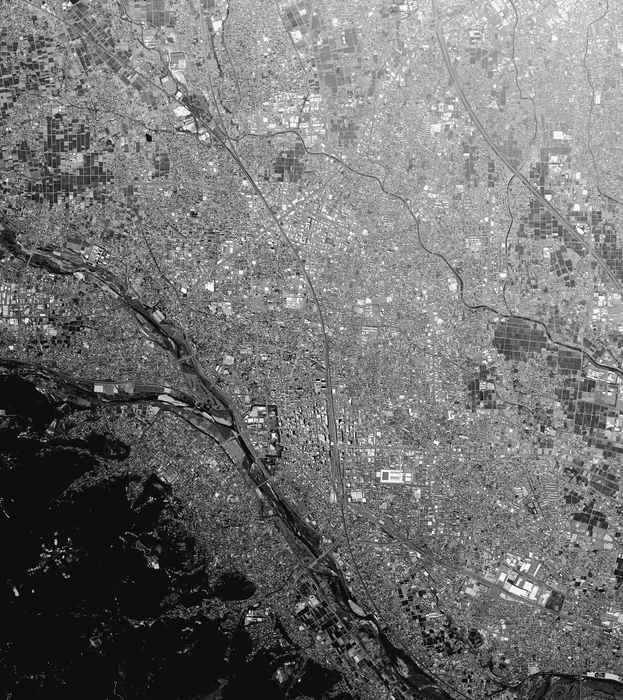
#> input picture Sadovets/data/lr5/concord_map_small.png, 623 x 700 px
$ jupyter execute main.ipynb
#> lines starting #> are read from the running program, lines starting #| are printed output that depends on the picture; after the words box and inside, x2 and y2 are one past the last pixel; in counts of white or black regions, pixels touching at a corner belong together
# Лабораторная работа № 5. Поиск объекта методами обобщенного преобразования Хафа

Обобщенное преобразование Хафа (GHT): каждая пара (точка контура карты, точка
контура кадра) порождает гипотезу о положении кадра `H = (Δx, Δy) = (x − x′, y − y′)`.
Все гипотезы голосуют в пространстве поиска `H(Δx, Δy)`; верные гипотезы совпадают
в одной точке (отклик объекта), неверные распределяются хаотически.

Используются те же данные, что в л/р № 4, в уменьшенном виде (иначе полный перебор
пар слишком долгий): карта `data/lr4/concord_map_small.png` (623×700), кадр
`data/lr4/west_frame_small.png` (160×160). Истинное положение кадра: x = 331, y = 407.

[cell 1]
import numpy as np
import matplotlib.pyplot as plt

from skimage.io import imread
from skimage.filters import sobel, threshold_otsu
from skimage.transform import rotate, resize
from scipy.ndimage import convolve, uniform_filter

from time import perf_counter
from pathlib import Path

plt.rcParams['font.family'] = ["Times New Roman"]
plt.rcParams['font.size'] = 16

ROOT_DIR = Path.cwd().parent
MAP_PATH = ROOT_DIR / "data/lr5/concord_map_small.png"
FRAME_PATH = ROOT_DIR / "data/lr5/west_frame_small.png"

A = imread(MAP_PATH).astype(np.float64)    # карта
#> A: shape (700, 623) float64; min 0, max 255, mean 113.6
B = imread(FRAME_PATH).astype(np.float64)  # кадр
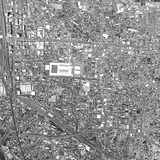
#> input picture Sadovets/data/lr5/west_frame_small.png, 160 x 160 px
#> B: shape (160, 160) float64; min 16, max 255, mean 142.3
h, w = A.shape
#> h = 700; w = 623
h1, w1 = B.shape
#> h1 = 160; w1 = 160
print(f"Карта: {A.shape}, кадр: {B.shape}")
#| Карта: (700, 623), кадр: (160, 160)

fig, ax = plt.subplots(1, 2, figsize=(13, 7))
ax[0].imshow(A, cmap='gray')
ax[1].imshow(B, cmap='gray')
for a in ax:
    a.axis('off')
plt.tight_layout()
plt.show()

## Часть 1. Понятие о GHT. GHT — это просто!

Находим точки контура карты и кадра, выписываем их в списки. Перебираем все пары
точек (карта × кадр); каждая пара даёт гипотезу `(dx, dy)`, за которую голосует
счётчик в пространстве поиска `H` размера карты.

[cell 2]
EDGE_K = 1.5  # порог контура = EDGE_K * Оцу (подобран, чтобы число пар было осмысленным)


def edge_points(img, k=EDGE_K):
    """Точки контура: модуль градиента Собеля с порогом k * Оцу."""
#> called with k = 1.5
    g = sobel(img / 255.0)
    E = g > k * threshold_otsu(g)
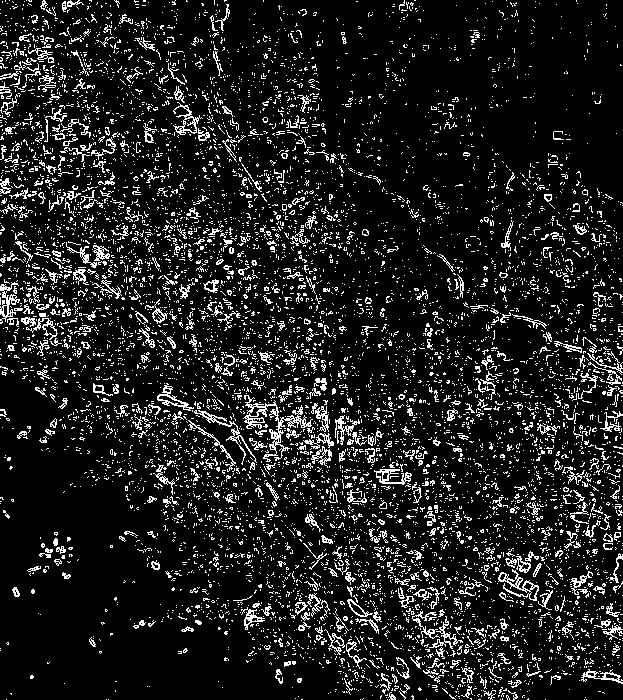
#> E: shape (700, 623) bool; 11.8% white in thin lines or dots
    ys, xs = np.nonzero(E)
    return xs.astype(np.int64), ys.astype(np.int64)


xa, ya = edge_points(A)   # точки контура карты
xb, yb = edge_points(B)   # точки контура кадра
#> call 2 of edge_points, with k = 1.5
#> in edge_points (call 2), `E = g > k * threshold_otsu(g)`:
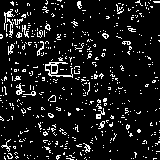
#> E: shape (160, 160) bool; 9.9% white in thin lines or dots
#> in edge_points (call 2), `ys, xs = np.nonzero(E)`: ys = 2525 values from 0 to 159; xs = 2525 values, max 159 at index 24, min 0 at index 567, mean 66.7
#> xb has the same summary as xs in edge_points; yb = 2525 values from 0 to 159
print(f'Точек контура: карта {len(xa)}, кадр {len(xb)}, пар {len(xa) * len(xb):.2e}')
#| Точек контура: карта 51305, кадр 2525, пар 1.30e+08


def ght_full(xa, ya, xb, yb, h, w):
    """Полный перебор всех пар точек (через блочную векторизацию)."""
#> called with xa = array of shape (51305,), ya = array of shape (51305,), xb = array of shape (2525,), yb = array of shape (2525,), h = 700, w = 623
    H = np.zeros(h * w, dtype=np.int64)
    chunk = 2000
    for i0 in range(0, len(xa), chunk):
        dx = xa[i0:i0 + chunk, None] - xb[None, :]
        dy = ya[i0:i0 + chunk, None] - yb[None, :]
        valid = (dx >= 0) & (dy >= 0) & (dx < w) & (dy < h)
        H += np.bincount(dy[valid] * w + dx[valid], minlength=h * w)
#> this loop made 26 passes
#> i0 on passes 2 to 13: 2000, 4000, 6000, 8000, 10000, 12000, 14000, 16000, 18000, 20000, 22000, 24000
#> pass 1, in ght_full, `valid = (dx >= 0) & (dy >= 0) & (dx < w) & (dy < h)`:
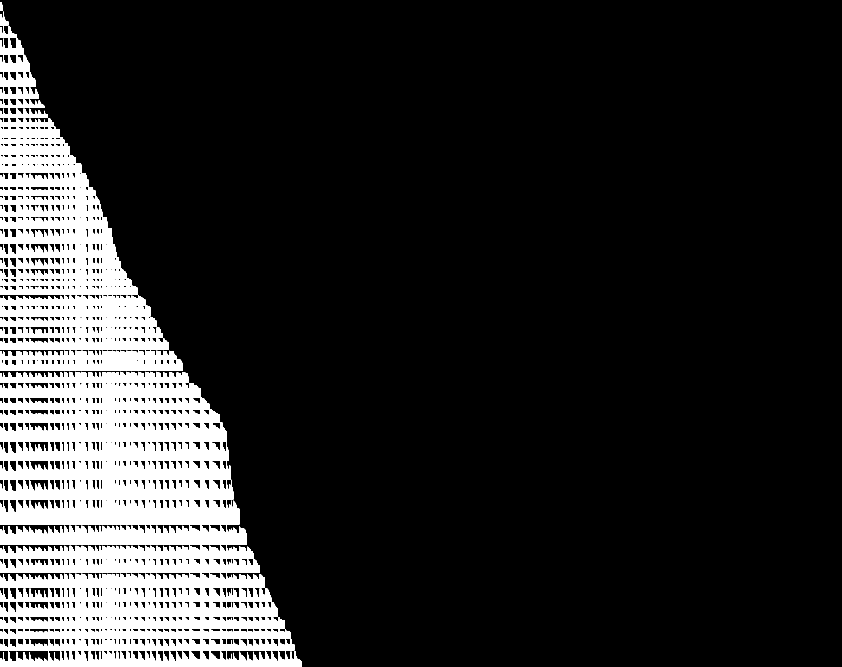
#> valid: shape (2000, 2525) bool (shown at 1/3 size); 14.3% white; 13 white regions, largest, box (x1, y1, x2, y2) and area: (0, 1115, 905, 2000) 497510, (0, 465, 414, 884) 103085, (0, 1051, 547, 1113) 27023
    return H.reshape(h, w)


t0 = perf_counter()
H = ght_full(xa, ya, xb, yb, h, w)
t_ght = perf_counter() - t0
print(f'Время полного GHT: {t_ght:.1f} c')

[cell 3]
fig1 = plt.figure(figsize=(8, 6))
plt.imshow(H, cmap='inferno')
plt.title('Пространство поиска H (полный GHT)')
plt.axis('off')
plt.tight_layout()
plt.show()

y, x = np.unravel_index(np.argmax(H), H.shape)
#> y = 407; x = 331
print(f'Максимальный отклик: H = {H.max()} в точке (x={x}, y={y})')
#| Максимальный отклик: H = 2512 в точке (x=331, y=407)
print(f'Истинное положение: (331, 407)')

A2 = A.copy()
A2[y:y + h1, x:x + w1] = np.clip(B + 50, 0, 255)
#> A2: shape (700, 623) float64; min 0, max 255, mean 117.6

fig2 = plt.figure(figsize=(8, 6))
plt.imshow(A2, cmap='gray')
plt.title(f'Кадр в найденном положении (x={x}, y={y})')
plt.axis('off')
plt.tight_layout()
plt.show()

fig1.savefig(ROOT_DIR / "data/lr5/GHT.png")
fig2.savefig(ROOT_DIR / "data/lr5/GHT_result.png")

**Вывод по части 1.** Положение кадра найдено правильно: максимальный отклик
совпадает с истинным положением, его величина равна числу совпавших точек контура.
Но время расчёта — уже секунды на уменьшенных изображениях (полный перебор
~1,3·10⁸ пар; на полноразмерных данных из л/р № 4 объём перебора вырос бы
на порядки), поэтому в реальном времени такой алгоритм использовать нельзя. Пространство поиска визуально совпадает с
контурной корреляционной функцией из л/р № 4 — и это действительно она: контурная
корреляция — частный случай GHT, посчитанный не напрямую и не через спектр,
а перебором пар точек. **Как ускорить:** использовать дополнительные параметры
точек (направление градиента) и перебирать не все пары, а только пары с похожим
направлением контура — это часть 2.

## Часть 2. Преобразование Хафа с использованием направления градиента

Направление градиента в точке контура совпадает с нормалью к контуру, поэтому
соответствующие точки кадра и карты имеют близкие направления градиента (±5°).
Сортируем точки кадра по направлению градиента (быстрая сортировка) и разбиваем
список на 360 групп по 1° — «закладки». Тогда для каждой точки карты перебираются
только точки кадра из групп `gamma ± 5°`, остальные пары отбрасываются без
проверки (поэтому выигрыш, а не проигрыш).

[cell 4]
Sx = np.array([[-1, 0, 1], [-2, 0, 2], [-1, 0, 1]], dtype=float)
Sy = Sx.T


def grad_angle(img):
    """Фаза градиента в каждой точке изображения, градусы (-180, 180]."""
    Gx = convolve(img, Sx)
    Gy = convolve(img, Sy)
    return np.degrees(np.arctan2(Gy, Gx))


gammaA = grad_angle(A)
gammaB = grad_angle(B)
#> in grad_angle (call 2), `return np.degrees(np.arctan2(Gy, Gx))`:
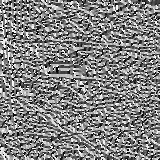
#> returned value: shape (160, 160) float64; min -179.9, max 180, mean 3.7; drawn with min black and max white

ga = gammaA[ya, xa]   # направления градиента в точках контура карты
gb = gammaB[yb, xb]   # ... и кадра
#> gb = 2525 values, max 180 at index 265, min -179.9 at index 558, mean 3.05

# сортировка точек кадра по направлению градиента (быстрая сортировка)
order = np.argsort(gb, kind='quicksort')
#> order = 2525 values, max 2524 at index 1443, min 0 at index 2503, mean 1262
gb_s = gb[order]
#> gb_s = 2525 values from -179.9 to 180
xb_s = xb[order]
#> xb_s = 2525 values, max 159 at index 528, min 0 at index 478, mean 66.7
yb_s = yb[order]
#> yb_s = 2525 values, max 159 at index 118, min 0 at index 51, mean 76.34
print(f'Проверка сортировки: первый угол {gb_s[0]:.2f}°, последний {gb_s[-1]:.2f}°')
#| Проверка сортировки: первый угол -179.88°, последний 180.00°

# закладки: N = 360 групп по 1 градусу, Q[g] — начало группы g
N = 360
edges_deg = np.arange(-180, 181)
Q = np.searchsorted(gb_s, edges_deg, side='left').astype(np.int64)
#> Q = 361 values from 0 to 2523


def ght_grad(xa, ya, ga, xb_s, yb_s, Q, h, w, eps=5):
    """GHT с группировкой по направлению градиента (eps — допуск, градусы).

    Точки карты тоже сортируются по направлению градиента, поэтому перебор
    идёт не по отдельным точкам, а сразу по 360 группам — векторизованно.
    """
#> called with xa = array of shape (51305,), ya = array of shape (51305,), ga = array of shape (51305,), xb_s = array of shape (2525,), yb_s = array of shape (2525,), Q = array of shape (361,), h = 700, w = 623
    # группировка точек карты по направлению градиента
    order_a = np.argsort(ga, kind='quicksort')
    ga_s = ga[order_a]
    Qa = np.searchsorted(ga_s, np.arange(-180, 181), side='left').astype(np.int64)
#> Qa = 361 values from 0 to 51268

    idx_all = []
    for g in range(N):
        i1, i2 = Qa[g], Qa[g + 1]
        if i2 <= i1:
            continue
        g1 = max(0, g - eps)
        g2 = min(N - 1, g + eps)
        j1, j2 = Q[g1], Q[g2 + 1]
        if j2 <= j1:
            continue
        dx = xa[order_a[i1:i2], None] - xb_s[None, j1:j2]
        dy = ya[order_a[i1:i2], None] - yb_s[None, j1:j2]
        valid = (dx >= 0) & (dy >= 0) & (dx < w) & (dy < h)
        idx_all.append(dy[valid] * w + dx[valid])
#> this loop made 360 passes
#> (i1, i2, j1, j2) on passes 1 to 3: (0, 131, 0, 78), (131, 309, 0, 87), (309, 484, 0, 88)
#> pass 1, in ght_grad, `valid = (dx >= 0) & (dy >= 0) & (dx < w) & (dy < h)`:
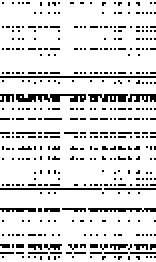
#> valid: shape (131, 78) bool (shown 2 times larger); 86.6% white; black in thin lines or dots
#> after the loop, idx_all = 360 items
    H = np.zeros(h * w, dtype=np.int64)
    if idx_all:
        H += np.bincount(np.concatenate(idx_all), minlength=h * w)
    return H.reshape(h, w)
#> returned value: shape (700, 623) int64


t0 = perf_counter()
H2 = ght_grad(xa, ya, ga, xb_s, yb_s, Q, h, w)
t_ght2 = perf_counter() - t0
print(f'Время GHT с направлением градиента: {t_ght2:.1f} c')
print(f'Ускорение относительно полного перебора: {t_ght / t_ght2:.1f} раза')

[cell 5]
fig1 = plt.figure(figsize=(8, 6))
plt.imshow(H2, cmap='gray_r')
plt.title('Пространство поиска H (GHT с направлением градиента)')
plt.axis('off')
plt.tight_layout()
plt.show()

y2, x2 = np.unravel_index(np.argmax(H2), H2.shape)
#> y2 = 407; x2 = 331
print(f'Максимальный отклик: H = {H2.max()} в точке (x={x2}, y={y2})')
#| Максимальный отклик: H = 2474 в точке (x=331, y=407)

A2 = A.copy()
A2[y2:y2 + h1, x2:x2 + w1] = np.clip(B + 50, 0, 255)
fig2 = plt.figure(figsize=(8, 6))
plt.imshow(A2, cmap='gray')
plt.title(f'Кадр в найденном положении (x={x2}, y={y2})')
plt.axis('off')
plt.tight_layout()
plt.show()

fig1.savefig(ROOT_DIR / "data/lr5/GHT_phase.png")
fig2.savefig(ROOT_DIR / "data/lr5/GHT_phase_result.png")

[cell 6]
# Сравнение по времени со спектральным методом (контурная корреляция из л/р № 4).
# GHT из части 1 строит ту же контурную корреляционную функцию, но перебором пар,
# а не через теорему о спектре свёртки — проверим разницу на тех же данных.
def edge_mask(img, k=EDGE_K):
    """Бинарная маска контура."""
    g = sobel(img / 255.0)
    return (g > k * threshold_otsu(g)).astype(np.float64)


def cont_corr_fft(A, B):
    """Контурная корреляция через БПФ: R = F^-1[F(Ea) * conj(F(Eb))]."""
    h, w = A.shape
#> h = 700; w = 623
    Ea, Eb = edge_mask(A), edge_mask(B)
#> in edge_mask, `return (g > k * threshold_otsu(g)).astype(np.float64)`: returned value: shape (700, 623) float64; values 0 (black) and 1 (white), 11.8% white in thin lines or dots
#> in edge_mask (call 2), `return (g > k * threshold_otsu(g)).astype(np.float64)`: returned value: shape (160, 160) float64; values 0 (black) and 1 (white), 9.9% white in thin lines or dots
    return np.real(np.fft.ifft2(np.fft.fft2(Ea) * np.conj(np.fft.fft2(Eb, s=(h, w)))))
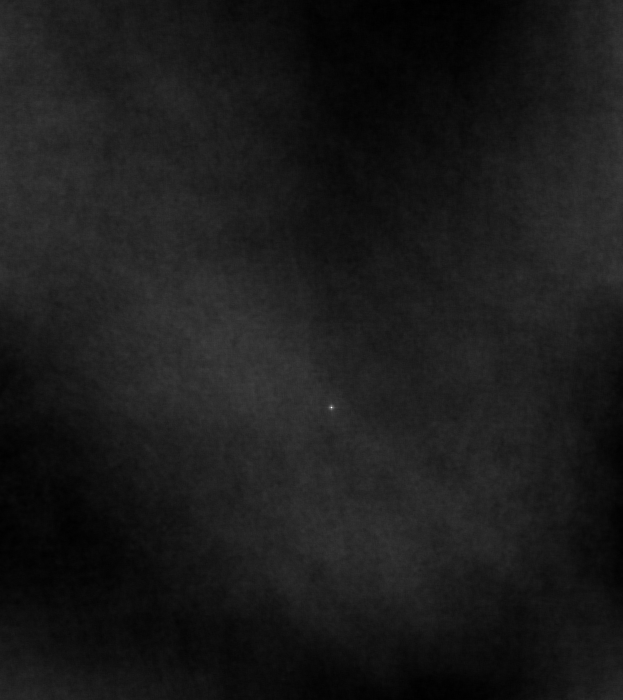
#> returned value: shape (700, 623) float64; min 29, max 2512, mean 297.1; drawn with min black and max white


t0 = perf_counter()
R_fft = cont_corr_fft(A, B)
t_fft = perf_counter() - t0
yf, xf = np.unravel_index(np.argmax(R_fft), R_fft.shape)
#> yf = 407; xf = 331

print(f'Контурная корреляция через БПФ (л/р № 4): {t_fft:.3f} c, пик ({xf}, {yf})')
#| Контурная корреляция через БПФ (л/р № 4): 0.078 c, пик (331, 407)
print('Сравнение времени на одних и тех же данных:')
print(f'  полный GHT:     {t_ght:6.1f} c')
print(f'  GHT + градиент: {t_ght2:6.1f} c')
print(f'  БПФ (л/р № 4):  {t_fft:6.3f} c')

**Вывод по части 2.** Положение снова найдено правильно, максимальный отклик —
несколько тысяч совпавших точек. Время расчёта сократилось на порядок и более —
теперь алгоритм близок к применимости в реальном времени (в отличие от полного
перебора). Пространство поиска почти чёрное, но в нём один яркий острый максимум —
по виду это та же дельта-функция, что у фазовой корреляции в л/р № 4.
Замер в ячейке выше показывает: полный перебор (3,9 с) уступает спектральному
расчёту той же функции через БПФ (0,12 с) в десятки раз, однако GHT с направлением
градиента (0,1 с) по скорости с ним сопоставим — и при этом не требует БПФ и
естественно учитывает дополнительные параметры точек (направление градиента,
кривизна), лишь сужая перебор.

## Часть 3. Исследование обобщенного преобразования Хафа

Определяем граничные характеристики GHT по углу поворота (0–20°, шаг 1°),
масштабу (100–80%, шаг 1%) и уровню шума (0–100%, шаг 10%): для каждого
искажённого кадра считаем GHT и измеряем отклонение найденного положения от
истинного. Критическим принимаем первое значение фактора, где ошибка превышает
20 точек. Затем корректируем воздействие шума усреднением пространства поиска
по окну 7×7 (`imfilter(R, ones(7))` в MATLAB) и смотрим, как меняется
чувствительность.

[cell 7]
def salt_pepper(img, amount, seed=42):
    """Шум "соль и перец"."""
    rng = np.random.default_rng(seed)
    out = img.copy().ravel()
    n = int(amount * img.size)
    idx = rng.choice(img.size, size=n, replace=False)
    out[idx[:n // 2]] = 0
    out[idx[n // 2:]] = 255
    return out.reshape(img.shape)


def ght_of_frame(B1):
    """GHT с градиентом для произвольного кадра B1."""
    xb1, yb1 = edge_points(B1)
    if len(xb1) < 10:
        return None
    gamma1 = grad_angle(B1)
    gb1 = gamma1[yb1, xb1]
    order1 = np.argsort(gb1, kind='quicksort')
    gb1_s = gb1[order1]
    Q1 = np.searchsorted(gb1_s, np.arange(-180, 181), side='left').astype(np.int64)
    return ght_grad(xa, ya, ga, xb1[order1], yb1[order1], Q1, h, w)


xtrue, ytrue = 331, 407
CRIT = 20


def ght_error(B1, smooth=False):
    H1 = ght_of_frame(B1)
    if H1 is None:
        return None
    if smooth:
        H1 = uniform_filter(H1.astype(float), size=7)
    y, x = np.unravel_index(np.argmax(H1), H1.shape)
    return int(round(np.hypot(x - xtrue, y - ytrue)))


angles = list(range(0, 21))
scales = list(range(100, 79, -1))
noise_levels = list(range(0, 101, 10))

E_rot, E_scale, E_noise = [], [], []
for a in angles:
    B1 = rotate(B, a, resize=False) if a else B
    E_rot.append(ght_error(B1))
#> this loop made 21 passes
#> (y in ght_error, x in ght_error) on passes 1 to 12: (407, 331), (407, 331), (406, 331), (406, 331), (405, 332), (405, 332), (405, 332), (404, 332), (312, 276), (404, 326), (301, 160), (284, 168)
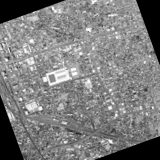
#> B1: shape (160, 160) float64; min 0, max 255, mean 124.7
#> after the loop, E_rot = [0, 0, 1, 1, 2, 2, 2, 3, 110, 6, 201, 204, 118, 95, 126, 487, 102, 124, 124, 209, 117]
for s in scales:
    B1 = resize(B, (int(h1 * s / 100), int(w1 * s / 100)), anti_aliasing=True) if s < 100 else B
    E_scale.append(ght_error(B1))
#> this loop made 21 passes
#> (y in ght_error, x in ght_error) on passes 1 to 12: (407, 331), (408, 332), (409, 332), (409, 333), (410, 333), (410, 334), (411, 334), (412, 335), (413, 335), (414, 336), (414, 336), (415, 337)
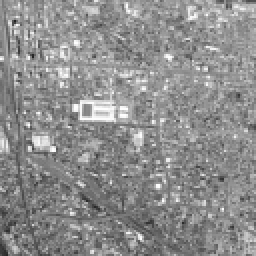
#> B1: shape (128, 128) float64 (shown 2 times larger); min 33, max 255, mean 142.3
#> after the loop, E_scale = [0, 1, 2, 3, 4, 4, 5, 6, 7, 9, 9, 10, 11, 11, 13, 14, 14, 16, 17, 17, 18]
for n in noise_levels:
    E_noise.append(ght_error(salt_pepper(B, n / 100)))
#> this loop made 11 passes
#> (y in ght_error, x in ght_error) on passes 1 to 11: (407, 331), (407, 331), (407, 331), (407, 331), (407, 331), (407, 331), (407, 331), (326, 192), (262, 143), (284, 198), (406, 260)
#> after the loop, E_noise = [0, 0, 0, 0, 0, 0, 0, 161, 237, 181, 71]

print('GHT, ошибка:')
print('  поворот:', E_rot)
#|   поворот: [0, 0, 1, 1, 2, 2, 2, 3, 110, 6, 201, 204, 118, 95, 126, 487, 102, 124, 124, 209, 117]
print('  масштаб:', E_scale)
#|   масштаб: [0, 1, 2, 3, 4, 4, 5, 6, 7, 9, 9, 10, 11, 11, 13, 14, 14, 16, 17, 17, 18]
print('  шум:    ', E_noise)
#|   шум:     [0, 0, 0, 0, 0, 0, 0, 161, 237, 181, 71]

[cell 8]
# То же самое с усреднением пространства поиска по окну 7x7
E_rot_s, E_scale_s, E_noise_s = [], [], []
for a in angles:
    B1 = rotate(B, a, resize=False) if a else B
    E_rot_s.append(ght_error(B1, smooth=True))
#> this loop made 21 passes
#> (y in ght_error, x in ght_error) on passes 1 to 12: (409, 333), (408, 332), (407, 331), (406, 332), (405, 332), (406, 330), (406, 330), (405, 332), (405, 329), (405, 333), (327, 275), (312, 273)
#> after the loop, E_rot_s = [3, 1, 0, 1, 2, 1, 1, 2, 3, 3, 98, 111, 96, 63, 106, 106, 106, 73, 109, 76, 77]
for s in scales:
    B1 = resize(B, (int(h1 * s / 100), int(w1 * s / 100)), anti_aliasing=True) if s < 100 else B
    E_scale_s.append(ght_error(B1, smooth=True))
#> this loop made 21 passes
#> (y in ght_error, x in ght_error) on passes 1 to 12: (409, 333), (409, 333), (410, 334), (410, 334), (410, 334), (411, 334), (411, 335), (411, 335), (411, 335), (413, 335), (415, 335), (415, 337)
#> pass 2, in grad_angle (call 78), `Gy = convolve(img, Sy)`:
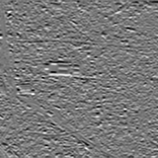
#> Gy: shape (158, 158) float64; min -535.8, max 596.6, mean 1.1; drawn with min black and max white
#> after the loop, E_scale_s = [3, 3, 4, 4, 4, 5, 6, 6, 6, 7, 9, 10, 11, 11, 11, 14, 14, 15, 16, 16, 19]
for n in noise_levels:
    E_noise_s.append(ght_error(salt_pepper(B, n / 100), smooth=True))
#> this loop made 11 passes
#> (y in ght_error, x in ght_error) on passes 1 to 11: (409, 333), (405, 330), (405, 329), (346, 201), (347, 216), (336, 198), (388, 235), (310, 165), (354, 192), (337, 184), (345, 208)
#> after the loop, E_noise_s = [3, 2, 3, 144, 130, 151, 98, 192, 149, 163, 138]

print('GHT + усреднение 7x7, ошибка:')
print('  поворот:', E_rot_s)
#|   поворот: [3, 1, 0, 1, 2, 1, 1, 2, 3, 3, 98, 111, 96, 63, 106, 106, 106, 73, 109, 76, 77]
print('  масштаб:', E_scale_s)
#|   масштаб: [3, 3, 4, 4, 4, 5, 6, 6, 6, 7, 9, 10, 11, 11, 11, 14, 14, 15, 16, 16, 19]
print('  шум:    ', E_noise_s)
#|   шум:     [3, 2, 3, 144, 130, 151, 98, 192, 149, 163, 138]

[cell 9]
fig, axes = plt.subplots(3, 1, figsize=(12, 15))

axes[0].plot(noise_levels, E_noise, 'o-', label='GHT')
axes[0].plot(noise_levels, E_noise_s, 's--', label='GHT + усреднение 7×7')
axes[0].axhline(CRIT, color='r', ls=':', label='порог 20 точек')
axes[0].set_title('Чувствительность к шуму')
axes[0].set_xlabel('Уровень шума, %')
axes[0].set_ylabel('Ошибка, точек')
axes[0].legend()
axes[0].grid(alpha=0.3)

axes[1].plot(angles, E_rot, 'o-', label='GHT')
axes[1].plot(angles, E_rot_s, 's--', label='GHT + усреднение 7×7')
axes[1].axhline(CRIT, color='r', ls=':', label='порог 20 точек')
axes[1].set_title('Чувствительность к повороту')
axes[1].set_xlabel('Угол поворота, градусы')
axes[1].set_ylabel('Ошибка, точек')
axes[1].legend()
axes[1].grid(alpha=0.3)

axes[2].plot(scales, E_scale, 'o-', label='GHT')
axes[2].plot(scales, E_scale_s, 's--', label='GHT + усреднение 7×7')
axes[2].axhline(CRIT, color='r', ls=':', label='порог 20 точек')
axes[2].set_title('Чувствительность к масштабированию')
axes[2].set_xlabel('Масштаб, %')
axes[2].set_ylabel('Ошибка, точек')
axes[2].legend()
axes[2].grid(alpha=0.3)

plt.tight_layout()
plt.show()
fig.savefig(ROOT_DIR / "data/lr5/compare.png")

def critical(levels, errors):
    for lv, e in zip(levels, errors):
        if e is not None and e > CRIT:
            return lv
#> this loop made 8 passes
#> (lv, e) on passes 1 to 8: (0, 0), (10, 0), (20, 0), (30, 0), (40, 0), (50, 0), (60, 0), (70, 161)
#> this loop made 9 passes
#> e on passes 1 to 9: 0, 0, 1, 1, 2, 2, 2, 3, 110
#| GHT                          70          8   — (> max)
#> this loop made 4 passes
#> (lv, e) on passes 1 to 4: (0, 3), (10, 2), (20, 3), (30, 144)
#> this loop made 11 passes
    return '— (> max)'


print('Критические значения (первая ошибка > 20 точек):')
print(f'{"Вариант":<22} {"шум, %":>8} {"поворот, °":>10} {"масштаб, %":>11}')
print(f'{"GHT":<22} {critical(noise_levels, E_noise):>8} '
      f'{critical(angles, E_rot):>10} {critical(scales, E_scale):>11}')
print(f'{"GHT + усреднение 7x7":<22} {critical(noise_levels, E_noise_s):>8} '
      f'{critical(angles, E_rot_s):>10} {critical(scales, E_scale_s):>11}')
#| GHT + усреднение 7x7         30         10   — (> max)
